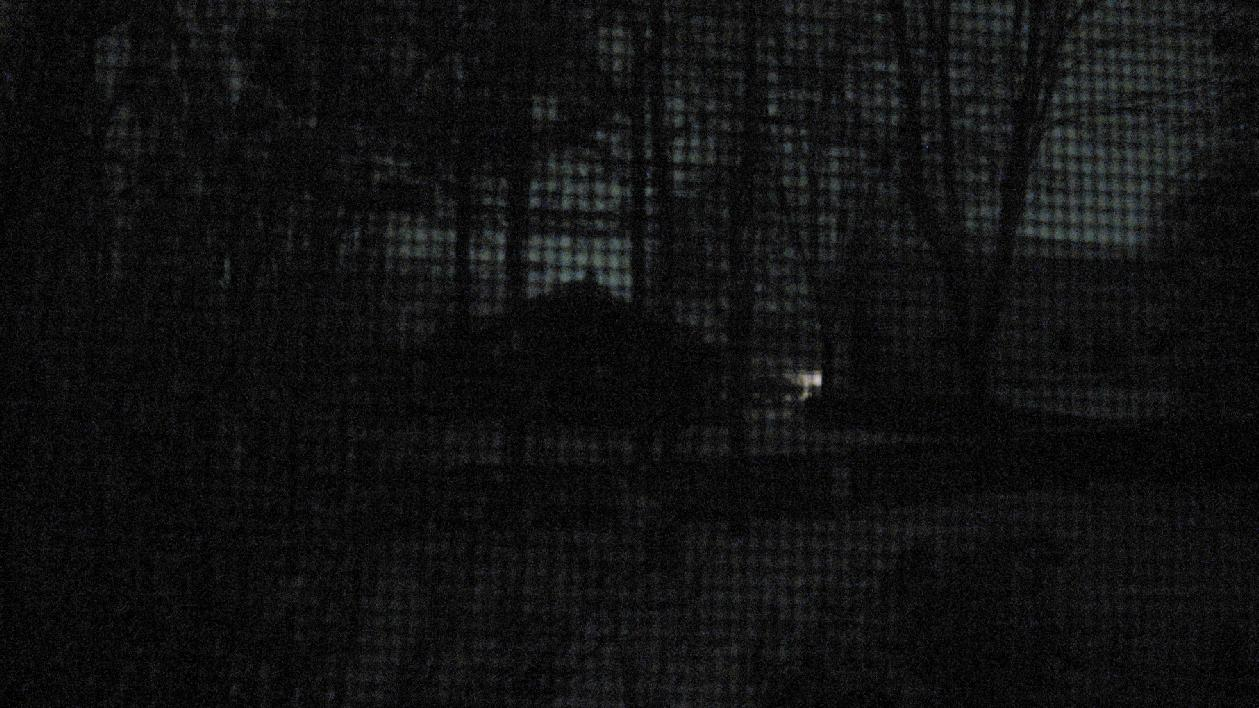
//> input picture Digital Image Processing/boyer.5/noisy_backyard.jpg, 1259 x 708 px
$ ./ass5   (built with g++ and OpenCV 4)
//> lines starting //> are read from the running program, lines starting //| are printed output that depends on the picture; after the words box and inside, x2 and y2 are one past the last pixel; in counts of white or black regions, pixels touching at a corner belong together
### Digital Image Processing/boyer.5/utilities.h
#ifndef UTILITIES_H
#define UTILITIES_H
#include <opencv2/core/core.hpp>
#include <opencv2/opencv.hpp>
#include <opencv2/highgui/highgui.hpp>
#include <opencv2/imgproc/imgproc.hpp>

using namespace std;
using namespace cv;

void display_img(Mat, const char*);
void create_power_spectrum(Mat, Mat&, Mat[]);
void filter_frequency(Mat&, Mat&, Mat&, Rect);
void crop_rearrange(Mat&);

#endif

### Digital Image Processing/boyer.5/utilities.cpp
#include <opencv2/core/core.hpp>
#include <opencv2/opencv.hpp>
#include <opencv2/highgui/highgui.hpp>
#include <opencv2/imgproc/imgproc.hpp>
#include "utilities.h"

using namespace std;
using namespace cv;

const int NUM_PLANES = 2; //For the real and imaginary parts

//Create a named window and display the image, img, in the window.
void display_img(Mat img, const char *WINDOW_NAME)
{
  namedWindow(WINDOW_NAME);
  imshow(WINDOW_NAME, img);
}

//Create the spectrum of the fourier transformed image to see
//where noise is present in the image.
void create_power_spectrum(Mat complex_img, Mat &magnitude_img, Mat planes[])
{
  //Split the fourier transformed image into its
  //real and imaginary parts
  split(complex_img, planes);

  //Compute the magnitude of the fourier transformed image
  magnitude(planes[0], planes[1], planes[0]);

  //Set the magnitude image to the real part of the magnitude
  magnitude_img = planes[0];

  //Switch to the logarithmic scale
  magnitude_img += Scalar::all(1);
  log(magnitude_img, magnitude_img);

  //Crop the spectrum and rearrange the quadrants of the fourier
  //image so that the origin is at the image center.
  crop_rearrange(magnitude_img);

  //Transform the spectrum image with float values between
  //0-1 so it is viewable.
  normalize(magnitude_img, magnitude_img, 0, 1, CV_MINMAX);
}

//Remove noise from the fourier transformed image. Given the ROI,
//set the real and imaginary parts of the image to 0 within this ROI.
void filter_frequency(Mat &magnitude, Mat &real_img, Mat &imaginary_img,
  Rect ROI)
{
  //Get the starting and ending values of the ROI.
  int start_y = ROI.y;
  int end_y = ROI.y + ROI.height;
  int start_x = ROI.x;
  int end_x = ROI.x + ROI.width;

  cout << "Removing frequencies at the points from (" << start_x << ", "
    << start_y << ") to (" << end_x << ", " << end_y << ")\n";

  for (int rows = start_y; rows < end_y; rows++)
  {
    for (int cols = start_x; cols < end_x; cols++)
    {
      //Set the real and imaginary values of the fourier transformed
      //image to 0 within the ROI to remove the noise.
      real_img.at<float>(rows, cols) = 0;
      imaginary_img.at<float>(rows, cols) = 0;
    }
  }
}

//Rearrange the quadrants of the fourier transformed image so
//that the origin is at the center, and crop the spectrum if it has
//an odd number of rows or columns.
void crop_rearrange(Mat &magnitude_img)
{
  magnitude_img = magnitude_img(Rect(0, 0, magnitude_img.cols & -2,
    magnitude_img.rows & -2));

  int cx = magnitude_img.cols / 2;
  int cy = magnitude_img.rows / 2;

  Mat q0(magnitude_img, Rect(0, 0, cx, cy)); //Top-left
  Mat q1(magnitude_img, Rect(cx, 0, cx, cy)); //Top-right
  Mat q2(magnitude_img, Rect(0, cy, cx, cy)); //Bottom-left
  Mat q3(magnitude_img, Rect(cx, cy, cx, cy)); //Bottom-right

  //Swap the top-left and bottom right quadrants.
  Mat tmp;
  q0.copyTo(tmp);
  q3.copyTo(q0);
  tmp.copyTo(q3);

  //Swap the top-right and bottom left quadrants.
  q1.copyTo(tmp);
  q2.copyTo(q1);
  tmp.copyTo(q2);
}

### Digital Image Processing/boyer.5/ass5.cpp
#include <opencv2/opencv.hpp>
#include <opencv2/core/core.hpp>
#include <opencv2/imgproc/imgproc.hpp>
#include <opencv2/highgui/highgui.hpp>
#include "utilities.h"

using namespace std;
using namespace cv;

//For the real and imaginary parts of the image.
const int NUM_PLANES = 2;

//The name of the image to remove noise from
const char *INPUT_IMAGE = "noisy_backyard.jpg";

//The name of the windows to be displayed
const char *OUTPUT_WINDOW = "Input image with noise removal";
const char *SPECTRUM_BEFORE_WINDOW = "Spectrum before noise removal";
const char *SPECTRUM_AFTER_WINDOW = "Spectrum after noise removal";

//This is the event handler for the mouse callback. This was
//used to find the ROIs where noise needed to be removed.
void mouse_event_handler(int, int, int, int, void*);

//This was used to find an ROI to find where noise needed to be removed.
Point start_point;
Point end_point;

int main(int argc, char *argv[])
{
  Mat input_img = imread(INPUT_IMAGE, CV_LOAD_IMAGE_GRAYSCALE);
//> input_img: 708 rows x 1259 cols, CV_8UC1; min 0, max 196, mean 17.4

  if (input_img.empty())
  {
    cout << "Unable to open or locate picture file " << INPUT_IMAGE << "\n";
    return -1;
  }

  Mat output_img;
  Mat padded;
  Mat complex_img;

  int m = getOptimalDFTSize(input_img.rows);
//> m = 720
  int n = getOptimalDFTSize(input_img.cols);
//> n = 1280

  //Expand the input image to the optimal size, and add 0 to the
  //border values.
  copyMakeBorder(input_img, padded, 0, m - input_img.rows, 0,
    n - input_img.cols, BORDER_CONSTANT, Scalar::all(0));
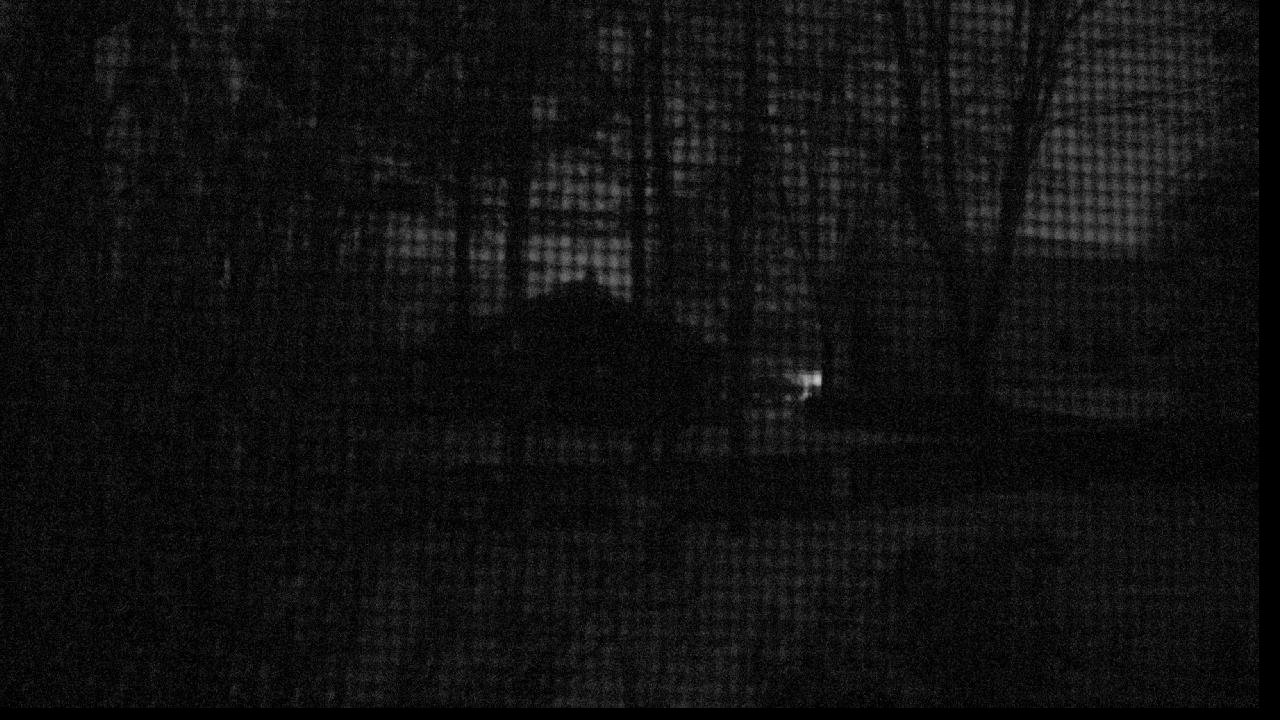
//> padded: 720 rows x 1280 cols, CV_8UC1; min 0, max 196, mean 16.8

  //For the real and imaginary parts of the image.
  Mat planes[] = {Mat_<float>(padded), Mat::zeros(padded.size(), CV_32F)};
//> planes[1]: 720 rows x 1280 cols, CV_32FC1; every value is 0

  merge(planes, NUM_PLANES, complex_img);

  dft(complex_img, complex_img);

  //Compute the magnitude of the spectrum.
  Mat magnitude_img;
  create_power_spectrum(complex_img, magnitude_img, planes);
//> in crop_rearrange, `Mat q0(magnitude_img, Rect(0, 0, cx, cy));`:
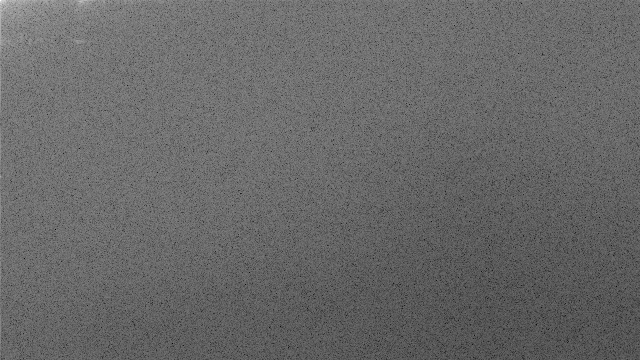
//> q0: 360 rows x 640 cols, CV_32FC1; min 2.8, max 16.56, mean 8.43; drawn with min black and max white
//> in crop_rearrange, `Mat q1(magnitude_img, Rect(cx, 0, cx, cy));`:
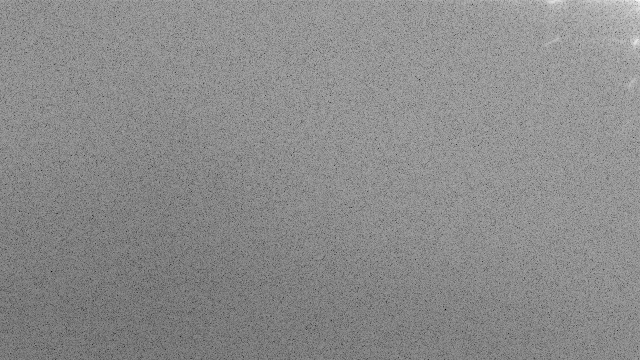
//> q1: 360 rows x 640 cols, CV_32FC1; min 1.18, max 14.42, mean 8.43; drawn with min black and max white
//> in crop_rearrange, `Mat q2(magnitude_img, Rect(0, cy, cx, cy));`:
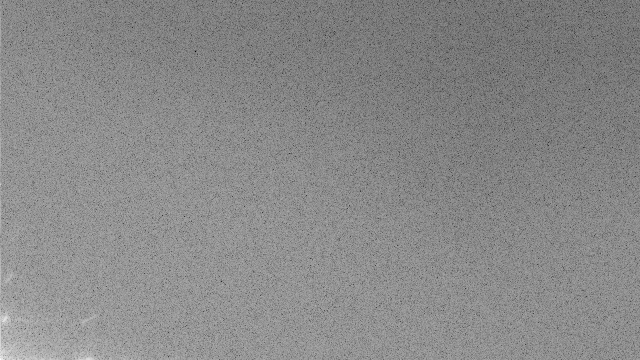
//> q2: 360 rows x 640 cols, CV_32FC1; min 1.19, max 14.61, mean 8.42; drawn with min black and max white
//> in crop_rearrange, `Mat q3(magnitude_img, Rect(cx, cy, cx, cy));`:
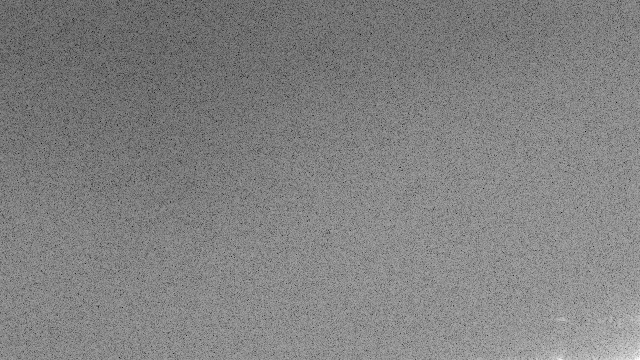
//> q3: 360 rows x 640 cols, CV_32FC1; min 2.8, max 13.83, mean 8.42; drawn with min black and max white

  //Display the spectrum before noise removal.
  display_img(magnitude_img, SPECTRUM_BEFORE_WINDOW);

  //These are the ROIs, obtained from the spectrum, where noise
  //needs to be removed.
  Rect rightmost_top = Rect(Point(721, 315), Point(740, 328));
  Rect middle_top = Rect(Point(640, 314), Point(653, 326));
  Rect leftmost_top = Rect(Point(555, 317), Point(569, 324));
  Rect leftmost_vertical_middle = Rect(Point(542, 359), Point(568, 363));
  Rect leftmost_vertical_bottom = Rect(Point(540, 396), Point(566, 410));
  Rect middle_bottom = Rect(Point(628, 399), Point(647, 409));
  Rect rightmost_vertical_bottom = Rect(Point(711, 398), Point(730, 405));
  Rect rightmost_vertical_middle = Rect(Point(714, 358), Point(744, 363));

  //Remove the noise from the above ROIs in the image.
  filter_frequency(magnitude_img, planes[0], planes[1], rightmost_top);
//> after the loop in filter_frequency, `for (int rows = start_y; rows < end_y; rows++)`: real_img: 720 rows x 1280 cols, CV_32FC1; min 0, max 1, mean 0.471
//> after the loop in filter_frequency, `for (int rows = start_y; rows < end_y; rows++)`: imaginary_img: 720 rows x 1280 cols, CV_32FC1; min -2153226.8, max 2153226.8, mean 0
  filter_frequency(magnitude_img, planes[0], planes[1], middle_top);
//> after the loop in filter_frequency (call 2), `for (int rows = start_y; rows < end_y; rows++)`: real_img: 720 rows x 1280 cols, CV_32FC1; min 0, max 1, mean 0.471
//> after the loop in filter_frequency (call 2), `for (int rows = start_y; rows < end_y; rows++)`: imaginary_img: 720 rows x 1280 cols, CV_32FC1; min -2153226.8, max 2153226.8, mean 0
  filter_frequency(magnitude_img, planes[0], planes[1], leftmost_top);
//> after the loop in filter_frequency (call 3), `for (int rows = start_y; rows < end_y; rows++)`: real_img: 720 rows x 1280 cols, CV_32FC1; min 0, max 1, mean 0.471
//> after the loop in filter_frequency (call 3), `for (int rows = start_y; rows < end_y; rows++)`: imaginary_img: 720 rows x 1280 cols, CV_32FC1; min -2153226.8, max 2153226.8, mean 0
  filter_frequency(magnitude_img, planes[0], planes[1],
    leftmost_vertical_middle);
//> after the loop in filter_frequency (call 4), `for (int rows = start_y; rows < end_y; rows++)`: real_img: 720 rows x 1280 cols, CV_32FC1; min 0, max 1, mean 0.471
//> after the loop in filter_frequency (call 4), `for (int rows = start_y; rows < end_y; rows++)`: imaginary_img: 720 rows x 1280 cols, CV_32FC1; min -2153226.8, max 2153226.8, mean 0
  filter_frequency(magnitude_img, planes[0], planes[1],
    leftmost_vertical_bottom);
//> after the loop in filter_frequency (call 5), `for (int rows = start_y; rows < end_y; rows++)`: real_img: 720 rows x 1280 cols, CV_32FC1; min 0, max 1, mean 0.47
//> after the loop in filter_frequency (call 5), `for (int rows = start_y; rows < end_y; rows++)`: imaginary_img: 720 rows x 1280 cols, CV_32FC1; min -2153226.8, max 2153226.8, mean 0
  filter_frequency(magnitude_img, planes[0], planes[1], middle_bottom);
//> after the loop in filter_frequency (call 6), `for (int rows = start_y; rows < end_y; rows++)`:
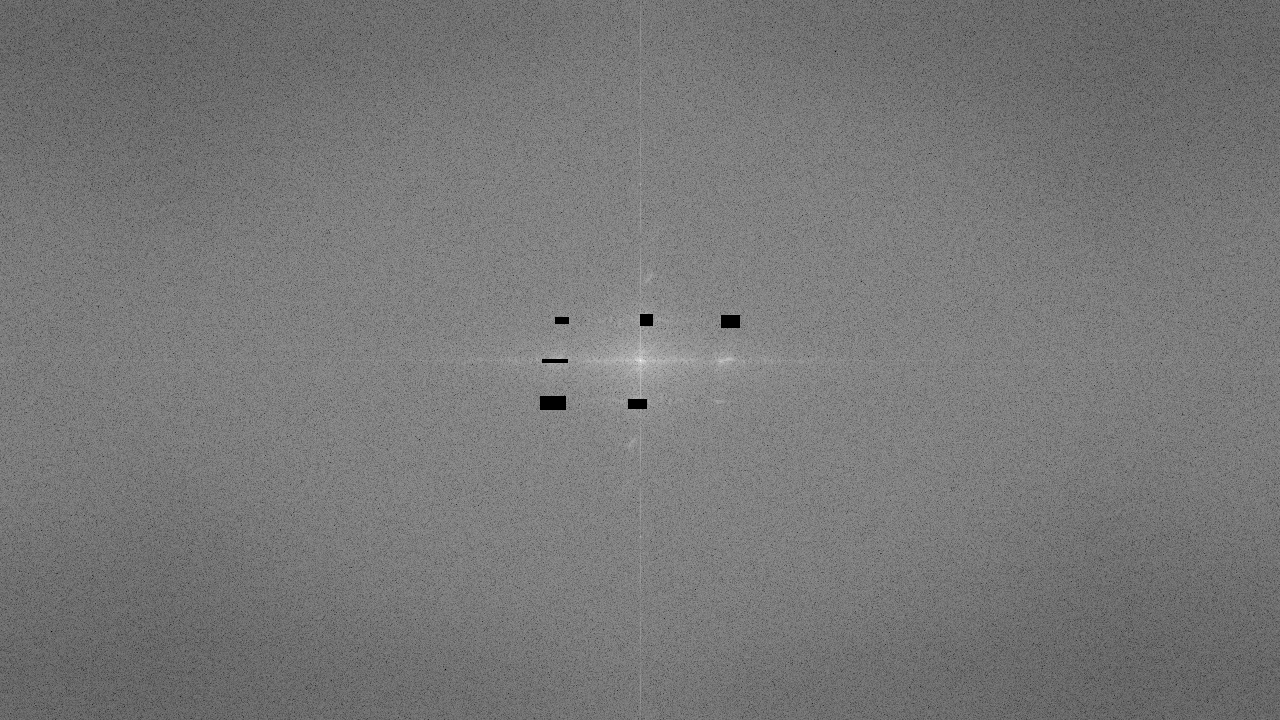
//> real_img: 720 rows x 1280 cols, CV_32FC1; min 0, max 1, mean 0.47
//> after the loop in filter_frequency (call 6), `for (int rows = start_y; rows < end_y; rows++)`: imaginary_img: 720 rows x 1280 cols, CV_32FC1; min -2153226.8, max 2153226.8, mean 0
  filter_frequency(magnitude_img, planes[0], planes[1],
    rightmost_vertical_bottom);
//> after the loop in filter_frequency (call 7), `for (int rows = start_y; rows < end_y; rows++)`: real_img: 720 rows x 1280 cols, CV_32FC1; 133 pixels changed, all inside (x1, y1, x2, y2) = (711, 398, 730, 405)
//> after the loop in filter_frequency (call 7), `for (int rows = start_y; rows < end_y; rows++)`: imaginary_img: 720 rows x 1280 cols, CV_32FC1; min -2153226.8, max 2153226.8, mean 0
  filter_frequency(magnitude_img, planes[0], planes[1],
    rightmost_vertical_middle);
//> after the loop in filter_frequency (call 8), `for (int rows = start_y; rows < end_y; rows++)`: real_img: 720 rows x 1280 cols, CV_32FC1; min 0, max 1, mean 0.47
//> after the loop in filter_frequency (call 8), `for (int rows = start_y; rows < end_y; rows++)`: imaginary_img: 720 rows x 1280 cols, CV_32FC1; min -2153226.8, max 2153226.8, mean 0

  //Merge the planes (the real and imaginary parts) back into
  //the complex image.
  merge(planes, NUM_PLANES, complex_img);

  //Compute the inverse DFT of the image with the modified real and
  //imaginary parts, and obtain the real part of the result.
  idft(complex_img, complex_img, DFT_REAL_OUTPUT);
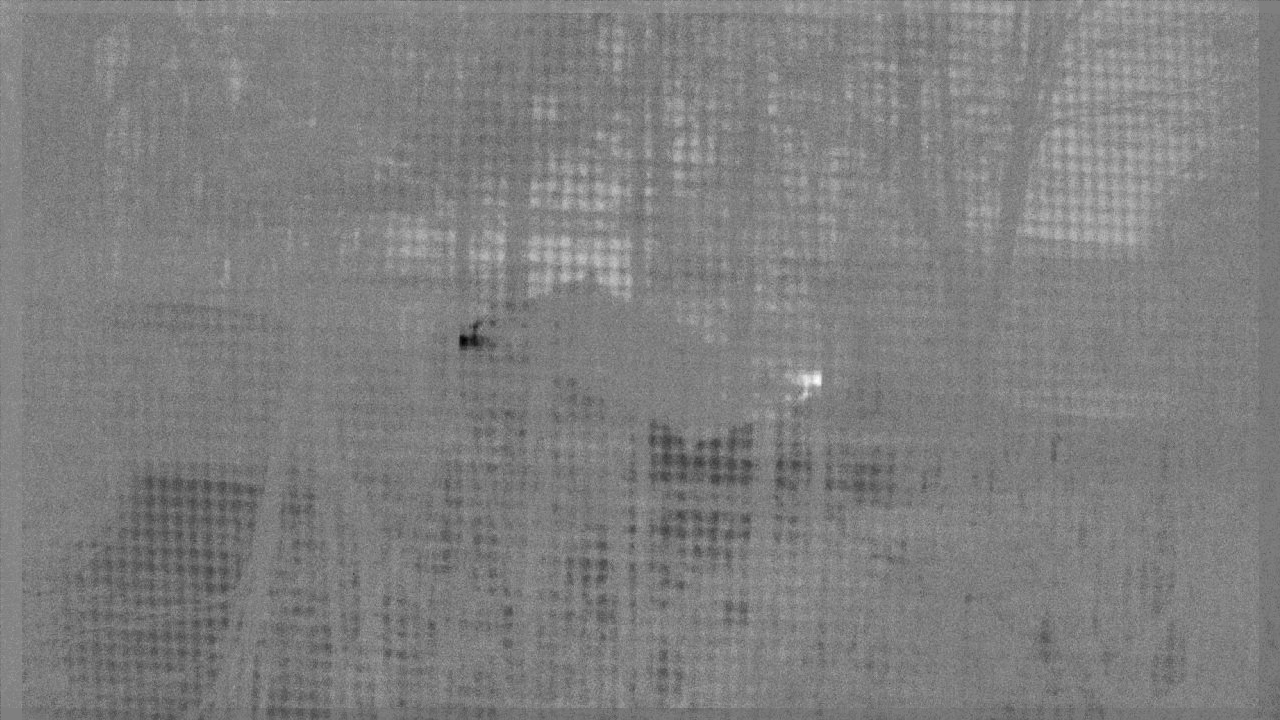
//> complex_img: 720 rows x 1280 cols, CV_32FC1; min -88065304, max 88065384, mean 0.4; drawn with min black and max white

  //Normalize the image values between 0-1 so it is viewable.
  normalize(complex_img, complex_img, 0, 1, CV_MINMAX);

  //Display the spectrum after noise removal, and display the image
  //with noise removal.
  display_img(magnitude_img, SPECTRUM_AFTER_WINDOW);
  display_img(complex_img, OUTPUT_WINDOW);
  waitKey(0);

  return 0;
}

/*This was used to gather the noise that was displayed on the
 * spectrum.*/
void mouse_event_handler(int event, int x, int y, int flags, void *img)
{
  if (event == EVENT_LBUTTONDOWN)
  {
    start_point.x = x;
    start_point.y = y;
    cout << "Start point: (" << start_point.x << ", " << start_point.y << ")\n";
  }
  else if (event == EVENT_LBUTTONUP)
  {
    end_point.x = x;
    end_point.y = y;
    cout << "End point: (" << end_point.x << ", " << end_point.y << ")\n";
  }
}
